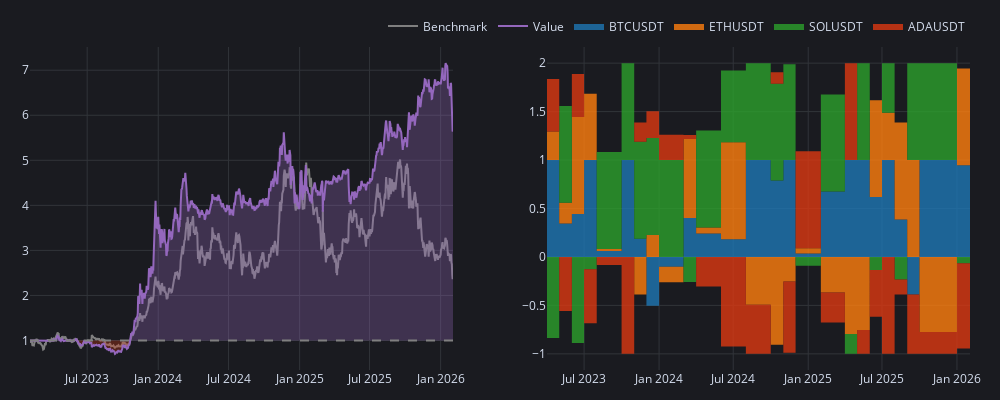

Write notebook code for a chart like this one.
### Code cell
fig = vbt.make_subplots(rows=1, cols=2)
fig.update_layout(width=1000,height=400)
pf.plot_cumulative_returns(add_trace_kwargs=dict(row=1, col=1), fig=fig)
pfo.plot(add_trace_kwargs=dict(row=1, col=2), fig=fig)

### Figure 1 — Plotly figure (JSON) as saved in the notebook; plotly's stock layout.template omitted (floating-point values rounded to 4 significant figures; data arrays with more than 128 entries replaced by an {"elided": "..."} marker saying what was removed)
{"data": [{"line": {"color": "#7f7f7f"}, "mode": "lines", "name": "Benchmark", "showlegend": true, "type": "scatter", "x": {"elided": "1096 str values"}, "xaxis": "x", "y": {"elided": "1096 float values"}, "yaxis": "y"}, {"hoverinfo": "skip", "line": {"color": "rgba(0, 0, 0, 0)", "width": 0}, "mode": "lines", "opacity": 0, "showlegend": false, "type": "scatter", "x": {"elided": "1096 str values"}, "xaxis": "x", "y": {"elided": "1096 int values"}, "yaxis": "y"}, {"connectgaps": false, "fill": "tonexty", "fillcolor": "rgba(148,103,189,0.3000)", "hoverinfo": "skip", "line": {"color": "rgba(0, 0, 0, 0)", "width": 0}, "mode": "lines", "opacity": 0, "showlegend": false, "type": "scatter", "x": {"elided": "1096 str values"}, "xaxis": "x", "y": {"elided": "1096 float values"}, "yaxis": "y"}, {"hoverinfo": "skip", "line": {"color": "rgba(0, 0, 0, 0)", "width": 0}, "mode": "lines", "opacity": 0, "showlegend": false, "type": "scatter", "x": {"elided": "1096 str values"}, "xaxis": "x", "y": {"elided": "1096 int values"}, "yaxis": "y"}, {"connectgaps": false, "fill": "tonexty", "fillcolor": "rgba(220,57,18,0.3000)", "hoverinfo": "skip", "line": {"color": "rgba(0, 0, 0, 0)", "width": 0}, "mode": "lines", "opacity": 0, "showlegend": false, "type": "scatter", "x": {"elided": "1096 str values"}, "xaxis": "x", "y": {"elided": "1096 float values"}, "yaxis": "y"}, {"line": {"color": "#9467bd"}, "mode": "lines", "name": "Value", "showlegend": true, "type": "scatter", "x": {"elided": "1096 str values"}, "xaxis": "x", "y": {"elided": "1096 float values"}, "yaxis": "y"}, {"hoverinfo": "skip", "line": {"color": "rgba(0, 0, 0, 0)", "width": 0}, "mode": "lines", "opacity": 0, "showlegend": false, "type": "scatter", "x": {"elided": "1096 str values"}, "xaxis": "x", "y": {"elided": "1096 int values"}, "yaxis": "y"}, {"fillcolor": "rgba(31,119,180,0.8000)", "legendgroup": "area_0", "line": {"color": "#1f77b4", "shape": "hv", "width": 0}, "name": "BTCUSDT", "showlegend": true, "stackgroup": "one", "type": "scatter", "x": {"elided": "1039 str values"}, "xaxis": "x2", "y": {"elided": "1039 float values"}, "yaxis": "y2"}, {"fillcolor": "rgba(255,127,14,0.8000)", "legendgroup": "area_1", "line": {"color": "#ff7f0e", "shape": "hv", "width": 0}, "name": "ETHUSDT", "showlegend": true, "stackgroup": "one", "type": "scatter", "x": {"elided": "1039 str values"}, "xaxis": "x2", "y": {"elided": "1039 float values"}, "yaxis": "y2"}, {"fillcolor": "rgba(44,160,44,0.8000)", "legendgroup": "area_2", "line": {"color": "#2ca02c", "shape": "hv", "width": 0}, "name": "SOLUSDT", "showlegend": true, "stackgroup": "one", "type": "scatter", "x": {"elided": "1039 str values"}, "xaxis": "x2", "y": {"elided": "1039 float values"}, "yaxis": "y2"}, {"fillcolor": "rgba(220,57,18,0.8000)", "legendgroup": "area_3", "line": {"color": "#dc3912", "shape": "hv", "width": 0}, "name": "ADAUSDT", "showlegend": true, "stackgroup": "one", "type": "scatter", "x": {"elided": "1039 str values"}, "xaxis": "x2", "y": {"elided": "1039 float values"}, "yaxis": "y2"}, {"fillcolor": "rgba(31,119,180,0.8000)", "legendgroup": "area_0", "line": {"color": "#1f77b4", "shape": "hv", "width": 0}, "name": "BTCUSDT", "showlegend": false, "stackgroup": "two", "type": "scatter", "x": {"elided": "1039 str values"}, "xaxis": "x2", "y": {"elided": "1039 float values"}, "yaxis": "y2"}, {"fillcolor": "rgba(255,127,14,0.8000)", "legendgroup": "area_1", "line": {"color": "#ff7f0e", "shape": "hv", "width": 0}, "name": "ETHUSDT", "showlegend": false, "stackgroup": "two", "type": "scatter", "x": {"elided": "1039 str values"}, "xaxis": "x2", "y": {"elided": "1039 float values"}, "yaxis": "y2"}, {"fillcolor": "rgba(44,160,44,0.8000)", "legendgroup": "area_2", "line": {"color": "#2ca02c", "shape": "hv", "width": 0}, "name": "SOLUSDT", "showlegend": false, "stackgroup": "two", "type": "scatter", "x": {"elided": "1039 str values"}, "xaxis": "x2", "y": {"elided": "1039 float values"}, "yaxis": "y2"}, {"fillcolor": "rgba(220,57,18,0.8000)", "legendgroup": "area_3", "line": {"color": "#dc3912", "shape": "hv", "width": 0}, "name": "ADAUSDT", "showlegend": false, "stackgroup": "two", "type": "scatter", "x": {"elided": "1039 str values"}, "xaxis": "x2", "y": {"elided": "1039 float values"}, "yaxis": "y2"}], "layout": {"height": 400, "legend": {"orientation": "h", "traceorder": "normal", "x": 1, "xanchor": "right", "y": 1.02, "yanchor": "bottom"}, "margin": {"b": 30, "l": 30, "r": 30, "t": 30}, "shapes": [{"line": {"color": "gray", "dash": "dash"}, "type": "line", "x0": 0, "x1": 0.45, "xref": "paper", "y0": 1, "y1": 1, "yref": "y"}], "width": 1000, "xaxis": {"anchor": "y", "domain": [0, 0.45]}, "xaxis2": {"anchor": "y2", "domain": [0.55, 1]}, "yaxis": {"anchor": "x", "domain": [0, 1]}, "yaxis2": {"anchor": "x2", "domain": [0, 1]}}}
